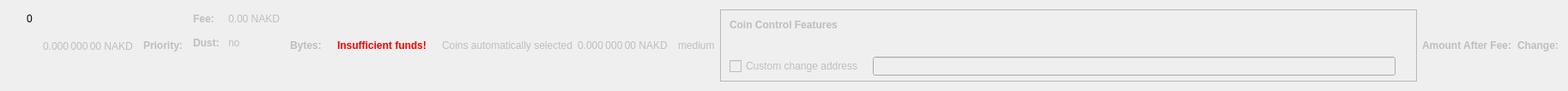
    <widget class="QWidget" name="dummyHideWidget" native="true">
     <property name="maximumSize">
      <size>
       <width>100</width>
       <height>22</height>
      </size>
     </property>
     <layout class="QHBoxLayout" name="dummyHideLayout">
      <item>
       <layout class="QFormLayout" name="formLayoutCoinControl1">
        <property name="horizontalSpacing">
         <number>10</number>
        </property>
        <property name="verticalSpacing">
         <number>14</number>
        </property>
        <property name="leftMargin">
         <number>10</number>
        </property>
        <property name="topMargin">
         <number>4</number>
        </property>
        <property name="rightMargin">
         <number>6</number>
        </property>
        <item row="0" column="1">
         <widget class="QLabel" name="labelCoinControlBytes">
          <property name="cursor">
           <cursorShape>IBeamCursor</cursorShape>
          </property>
          <property name="contextMenuPolicy">
           <enum>Qt::ActionsContextMenu</enum>
          </property>
          <property name="text">
           <string notr="true">0</string>
          </property>
          <property name="textInteractionFlags">
           <set>Qt::LinksAccessibleByMouse|Qt::TextSelectableByKeyboard|Qt::TextSelectableByMouse</set>
          </property>
         </widget>
        </item>
       </layout>
      </item>
      <item>
       <widget class="QLabel" name="labelCoinControlAfterFee">
        <property name="enabled">
         <bool>false</bool>
        </property>
        <property name="sizePolicy">
         <sizepolicy hsizetype="Fixed" vsizetype="Fixed">
          <horstretch>0</horstretch>
          <verstretch>0</verstretch>
         </sizepolicy>
        </property>
        <property name="minimumSize">
         <size>
          <width>111</width>
          <height>12</height>
         </size>
        </property>
        <property name="maximumSize">
         <size>
          <width>111</width>
          <height>12</height>
         </size>
        </property>
        <property name="cursor">
         <cursorShape>IBeamCursor</cursorShape>
        </property>
        <property name="contextMenuPolicy">
         <enum>Qt::ActionsContextMenu</enum>
        </property>
        <property name="text">
         <string notr="true">0.000 000 00 NAKD</string>
        </property>
        <property name="textInteractionFlags">
         <set>Qt::LinksAccessibleByMouse|Qt::TextSelectableByKeyboard|Qt::TextSelectableByMouse</set>
        </property>
       </widget>
      </item>
      <item>
       <widget class="QLabel" name="labelCoinControlPriorityText">
        <property name="enabled">
         <bool>false</bool>
        </property>
        <property name="font">
         <font>
          <weight>75</weight>
          <bold>true</bold>
         </font>
        </property>
        <property name="text">
         <string>Priority:</string>
        </property>
       </widget>
      </item>
      <item>
       <layout class="QHBoxLayout" name="horizontalLayout"/>
      </item>
      <item>
       <layout class="QFormLayout" name="formLayoutCoinControl3">
        <property name="horizontalSpacing">
         <number>10</number>
        </property>
        <property name="verticalSpacing">
         <number>14</number>
        </property>
        <property name="leftMargin">
         <number>6</number>
        </property>
        <property name="topMargin">
         <number>4</number>
        </property>
        <property name="rightMargin">
         <number>6</number>
        </property>
        <item row="0" column="0">
         <widget class="QLabel" name="labelCoinControlFeeText">
          <property name="enabled">
           <bool>false</bool>
          </property>
          <property name="font">
           <font>
            <weight>75</weight>
            <bold>true</bold>
           </font>
          </property>
          <property name="text">
           <string>Fee:</string>
          </property>
          <property name="margin">
           <number>0</number>
          </property>
         </widget>
        </item>
        <item row="0" column="1">
         <widget class="QLabel" name="labelCoinControlFee">
          <property name="enabled">
           <bool>false</bool>
          </property>
          <property name="cursor">
           <cursorShape>IBeamCursor</cursorShape>
          </property>
          <property name="contextMenuPolicy">
           <enum>Qt::ActionsContextMenu</enum>
          </property>
          <property name="text">
           <string notr="true">0.00 NAKD</string>
          </property>
          <property name="textInteractionFlags">
           <set>Qt::LinksAccessibleByMouse|Qt::TextSelectableByKeyboard|Qt::TextSelectableByMouse</set>
          </property>
         </widget>
        </item>
        <item row="1" column="0">
         <widget class="QLabel" name="labelCoinControlLowOutputText">
          <property name="enabled">
           <bool>false</bool>
          </property>
          <property name="font">
           <font>
            <weight>75</weight>
            <bold>true</bold>
           </font>
          </property>
          <property name="text">
           <string>Dust:</string>
          </property>
         </widget>
        </item>
        <item row="1" column="1">
         <widget class="QLabel" name="labelCoinControlLowOutput">
          <property name="enabled">
           <bool>false</bool>
          </property>
          <property name="cursor">
           <cursorShape>IBeamCursor</cursorShape>
          </property>
          <property name="contextMenuPolicy">
           <enum>Qt::ActionsContextMenu</enum>
          </property>
          <property name="text">
           <string>no</string>
          </property>
          <property name="textInteractionFlags">
           <set>Qt::LinksAccessibleByMouse|Qt::TextSelectableByKeyboard|Qt::TextSelectableByMouse</set>
          </property>
         </widget>
        </item>
       </layout>
      </item>
      <item>
       <widget class="QLabel" name="labelCoinControlBytesText">
        <property name="enabled">
         <bool>false</bool>
        </property>
        <property name="font">
         <font>
          <weight>75</weight>
          <bold>true</bold>
         </font>
        </property>
        <property name="text">
         <string>Bytes:</string>
        </property>
       </widget>
      </item>
      <item>
       <layout class="QFormLayout" name="formLayoutCoinControl2">
        <property name="horizontalSpacing">
         <number>10</number>
        </property>
        <property name="verticalSpacing">
         <number>14</number>
        </property>
        <property name="leftMargin">
         <number>6</number>
        </property>
        <property name="topMargin">
         <number>4</number>
        </property>
        <property name="rightMargin">
         <number>6</number>
        </property>
       </layout>
      </item>
      <item>
       <layout class="QHBoxLayout" name="horizontalLayoutCoinControl2">
        <property name="spacing">
         <number>8</number>
        </property>
        <property name="bottomMargin">
         <number>10</number>
        </property>
       </layout>
      </item>
      <item>
       <widget class="QLabel" name="labelCoinControlInsuffFunds">
        <property name="enabled">
         <bool>false</bool>
        </property>
        <property name="minimumSize">
         <size>
          <width>0</width>
          <height>0</height>
         </size>
        </property>
        <property name="font">
         <font>
          <weight>75</weight>
          <bold>true</bold>
         </font>
        </property>
        <property name="styleSheet">
         <string notr="true">color:red;font-weight:bold;</string>
        </property>
        <property name="text">
         <string>Insufficient funds!</string>
        </property>
        <property name="margin">
         <number>5</number>
        </property>
       </widget>
      </item>
      <item>
       <layout class="QFormLayout" name="formLayoutCoinControl4">
        <property name="horizontalSpacing">
         <number>10</number>
        </property>
        <property name="verticalSpacing">
         <number>14</number>
        </property>
        <property name="leftMargin">
         <number>6</number>
        </property>
        <property name="topMargin">
         <number>4</number>
        </property>
        <property name="rightMargin">
         <number>6</number>
        </property>
       </layout>
      </item>
      <item>
       <widget class="QLabel" name="labelCoinControlAutomaticallySelected">
        <property name="enabled">
         <bool>false</bool>
        </property>
        <property name="sizePolicy">
         <sizepolicy hsizetype="Fixed" vsizetype="Fixed">
          <horstretch>0</horstretch>
          <verstretch>0</verstretch>
         </sizepolicy>
        </property>
        <property name="minimumSize">
         <size>
          <width>0</width>
          <height>0</height>
         </size>
        </property>
        <property name="maximumSize">
         <size>
          <width>240</width>
          <height>16777215</height>
         </size>
        </property>
        <property name="text">
         <string>Coins automatically selected</string>
        </property>
        <property name="margin">
         <number>5</number>
        </property>
       </widget>
      </item>
      <item>
       <widget class="QLabel" name="labelCoinControlChange">
        <property name="enabled">
         <bool>false</bool>
        </property>
        <property name="sizePolicy">
         <sizepolicy hsizetype="Fixed" vsizetype="Fixed">
          <horstretch>0</horstretch>
          <verstretch>0</verstretch>
         </sizepolicy>
        </property>
        <property name="minimumSize">
         <size>
          <width>111</width>
          <height>0</height>
         </size>
        </property>
        <property name="maximumSize">
         <size>
          <width>111</width>
          <height>16777215</height>
         </size>
        </property>
        <property name="cursor">
         <cursorShape>IBeamCursor</cursorShape>
        </property>
        <property name="contextMenuPolicy">
         <enum>Qt::ActionsContextMenu</enum>
        </property>
        <property name="text">
         <string notr="true">0.000 000 00 NAKD</string>
        </property>
        <property name="textInteractionFlags">
         <set>Qt::LinksAccessibleByMouse|Qt::TextSelectableByKeyboard|Qt::TextSelectableByMouse</set>
        </property>
       </widget>
      </item>
      <item>
       <widget class="QLabel" name="labelCoinControlPriority">
        <property name="enabled">
         <bool>false</bool>
        </property>
        <property name="cursor">
         <cursorShape>IBeamCursor</cursorShape>
        </property>
        <property name="contextMenuPolicy">
         <enum>Qt::ActionsContextMenu</enum>
        </property>
        <property name="text">
         <string>medium</string>
        </property>
        <property name="textInteractionFlags">
         <set>Qt::LinksAccessibleByMouse|Qt::TextSelectableByKeyboard|Qt::TextSelectableByMouse</set>
        </property>
       </widget>
      </item>
      <item>
       <widget class="QFrame" name="frameCoinControl">
        <property name="sizePolicy">
         <sizepolicy hsizetype="Expanding" vsizetype="Expanding">
          <horstretch>0</horstretch>
          <verstretch>0</verstretch>
         </sizepolicy>
        </property>
        <property name="maximumSize">
         <size>
          <width>16777215</width>
          <height>16777215</height>
         </size>
        </property>
        <property name="frameShape">
         <enum>QFrame::StyledPanel</enum>
        </property>
        <property name="frameShadow">
         <enum>QFrame::Sunken</enum>
        </property>
        <layout class="QVBoxLayout" name="verticalLayoutCoinControl2_2">
         <property name="spacing">
          <number>0</number>
         </property>
         <property name="leftMargin">
          <number>0</number>
         </property>
         <property name="topMargin">
          <number>0</number>
         </property>
         <property name="rightMargin">
          <number>0</number>
         </property>
         <property name="bottomMargin">
          <number>6</number>
         </property>
         <item>
          <layout class="QVBoxLayout" name="verticalLayoutCoinControl" stretch="0,0,0,1">
           <property name="spacing">
            <number>0</number>
           </property>
           <property name="leftMargin">
            <number>10</number>
           </property>
           <property name="topMargin">
            <number>10</number>
           </property>
           <item>
            <layout class="QHBoxLayout" name="horizontalLayoutCoinControl1">
             <property name="bottomMargin">
              <number>15</number>
             </property>
             <item>
              <widget class="QLabel" name="labelCoinControlFeatures">
               <property name="enabled">
                <bool>false</bool>
               </property>
               <property name="sizePolicy">
                <sizepolicy hsizetype="Preferred" vsizetype="Maximum">
                 <horstretch>0</horstretch>
                 <verstretch>0</verstretch>
                </sizepolicy>
               </property>
               <property name="font">
                <font>
                 <weight>75</weight>
                 <bold>true</bold>
                </font>
               </property>
               <property name="styleSheet">
                <string notr="true">font-weight:bold;</string>
               </property>
               <property name="text">
                <string>Coin Control Features</string>
               </property>
              </widget>
             </item>
            </layout>
           </item>
           <item>
            <widget class="QWidget" name="widgetCoinControl" native="true">
             <property name="sizePolicy">
              <sizepolicy hsizetype="Preferred" vsizetype="Preferred">
               <horstretch>0</horstretch>
               <verstretch>0</verstretch>
              </sizepolicy>
             </property>
             <property name="minimumSize">
              <size>
               <width>0</width>
               <height>0</height>
              </size>
             </property>
             <property name="styleSheet">
              <string notr="true"/>
             </property>
             <layout class="QHBoxLayout" name="horizontalLayoutCoinControl5_2">
              <property name="leftMargin">
               <number>0</number>
              </property>
              <property name="topMargin">
               <number>0</number>
              </property>
              <property name="rightMargin">
               <number>0</number>
              </property>
              <property name="bottomMargin">
               <number>0</number>
              </property>
              <item>
               <layout class="QHBoxLayout" name="horizontalLayoutCoinControl3">
                <property name="spacing">
                 <number>20</number>
                </property>
                <property name="topMargin">
                 <number>0</number>
                </property>
                <property name="bottomMargin">
                 <number>10</number>
                </property>
               </layout>
              </item>
             </layout>
            </widget>
           </item>
           <item>
            <layout class="QHBoxLayout" name="horizontalLayoutCoinControl4" stretch="0,0,0">
             <property name="spacing">
              <number>12</number>
             </property>
             <property name="sizeConstraint">
              <enum>QLayout::SetDefaultConstraint</enum>
             </property>
             <property name="topMargin">
              <number>5</number>
             </property>
             <property name="rightMargin">
              <number>5</number>
             </property>
             <item>
              <widget class="QCheckBox" name="checkBoxCoinControlChange">
               <property name="enabled">
                <bool>false</bool>
               </property>
               <property name="toolTip">
                <string>If this is activated, but the change address is empty or invalid, change will be sent to a newly generated address.</string>
               </property>
               <property name="text">
                <string>Custom change address</string>
               </property>
              </widget>
             </item>
             <item>
              <widget class="QValidatedLineEdit" name="lineEditCoinControlChange">
               <property name="enabled">
                <bool>false</bool>
               </property>
               <property name="sizePolicy">
                <sizepolicy hsizetype="Expanding" vsizetype="Fixed">
                 <horstretch>0</horstretch>
                 <verstretch>0</verstretch>
                </sizepolicy>
               </property>
              </widget>
             </item>
             <item>
              <widget class="QLabel" name="labelCoinControlChangeLabel_2">
               <property name="sizePolicy">
                <sizepolicy hsizetype="Preferred" vsizetype="Expanding">
                 <horstretch>0</horstretch>
                 <verstretch>0</verstretch>
                </sizepolicy>
               </property>
               <property name="minimumSize">
                <size>
                 <width>0</width>
                 <height>0</height>
                </size>
               </property>
               <property name="text">
                <string/>
               </property>
               <property name="margin">
                <number>3</number>
               </property>
              </widget>
             </item>
            </layout>
           </item>
           <item>
            <spacer name="verticalSpacerCoinControl">
             <property name="orientation">
              <enum>Qt::Vertical</enum>
             </property>
             <property name="sizeHint" stdset="0">
              <size>
               <width>800</width>
               <height>1</height>
              </size>
             </property>
            </spacer>
           </item>
          </layout>
         </item>
        </layout>
       </widget>
      </item>
      <item>
       <widget class="QLabel" name="labelCoinControlAfterFeeText">
        <property name="enabled">
         <bool>false</bool>
        </property>
        <property name="minimumSize">
         <size>
          <width>0</width>
          <height>0</height>
         </size>
        </property>
        <property name="maximumSize">
         <size>
          <width>16777215</width>
          <height>16777215</height>
         </size>
        </property>
        <property name="font">
         <font>
          <weight>75</weight>
          <bold>true</bold>
         </font>
        </property>
        <property name="text">
         <string>Amount After Fee:</string>
        </property>
        <property name="alignment">
         <set>Qt::AlignLeading|Qt::AlignLeft|Qt::AlignVCenter</set>
        </property>
        <property name="margin">
         <number>0</number>
        </property>
       </widget>
      </item>
      <item>
       <widget class="QLabel" name="labelCoinControlChangeText">
        <property name="enabled">
         <bool>false</bool>
        </property>
        <property name="sizePolicy">
         <sizepolicy hsizetype="Preferred" vsizetype="Preferred">
          <horstretch>0</horstretch>
          <verstretch>0</verstretch>
         </sizepolicy>
        </property>
        <property name="minimumSize">
         <size>
          <width>0</width>
          <height>0</height>
         </size>
        </property>
        <property name="maximumSize">
         <size>
          <width>16777215</width>
          <height>16777215</height>
         </size>
        </property>
        <property name="font">
         <font>
          <weight>75</weight>
          <bold>true</bold>
         </font>
        </property>
        <property name="text">
         <string>Change:</string>
        </property>
        <property name="alignment">
         <set>Qt::AlignLeading|Qt::AlignLeft|Qt::AlignVCenter</set>
        </property>
       </widget>
      </item>
     </layout>
    </widget>
